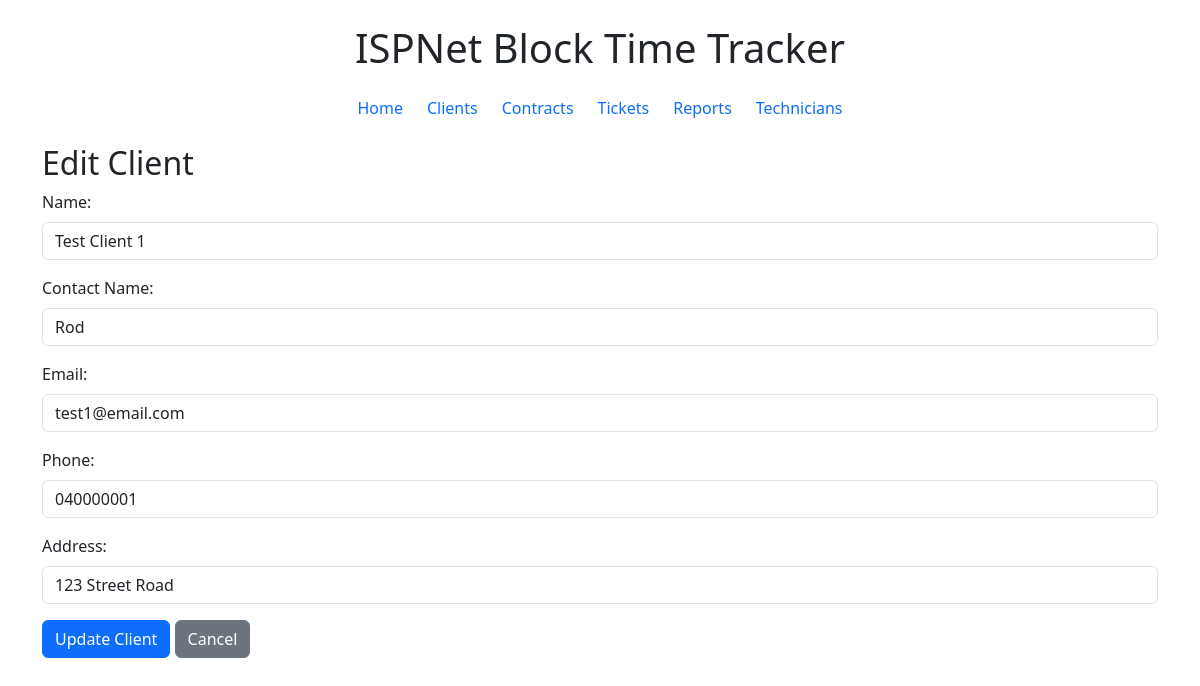
/clients/1/edit, run on the app's committed database.
### models.py (models this page shows)
class Client(Base):
    __tablename__ = "clients"
    id = Column(Integer, primary_key=True)
    name = Column(String, nullable=False)
    contact_name = Column(String)
    email = Column(String)
    phone = Column(String)
    address = Column(String)
    contracts = relationship("Contract", back_populates="client")

### main.py (the view)
@app.get("/clients/{client_id}/edit", response_class=HTMLResponse)
def edit_client_form(request: Request, client_id: int):
    db = SessionLocal()
    client = db.query(Client).get(client_id)
    db.close()
    if not client:
        return HTMLResponse("Client not found", status_code=404)
    return templates.TemplateResponse("edit_client.html", {
        "request": request,
        "client": client
    })

### templates/edit_client.html
{% extends "base.html" %}
{% block content %}
<h2>Edit Client</h2>
<form method="post" action="/clients/{{ client.id }}/edit">
  <div class="mb-3">
    <label for="name" class="form-label">Name:</label>
    <input type="text" class="form-control" id="name" name="name" value="{{ client.name }}" required>
  </div>
  <div class="mb-3">
    <label for="contact_name" class="form-label">Contact Name:</label>
    <input type="text" class="form-control" id="contact_name" name="contact_name" value="{{ client.contact_name }}">
  </div>
  <div class="mb-3">
    <label for="email" class="form-label">Email:</label>
    <input type="email" class="form-control" id="email" name="email" value="{{ client.email }}">
  </div>
  <div class="mb-3">
    <label for="phone" class="form-label">Phone:</label>
    <input type="text" class="form-control" id="phone" name="phone" value="{{ client.phone }}">
  </div>
  <div class="mb-3">
    <label for="address" class="form-label">Address:</label>
    <input type="text" class="form-control" id="address" name="address" value="{{ client.address }}">
  </div>
  <button type="submit" class="btn btn-primary">Update Client</button>
  <a href="/clients" class="btn btn-secondary">Cancel</a>
</form>
{% endblock %}

### data on the page
Client: name "Test Client 1", contact_name "Rod", email "test1@email.com", phone "040000001", address "123 Street Road"
